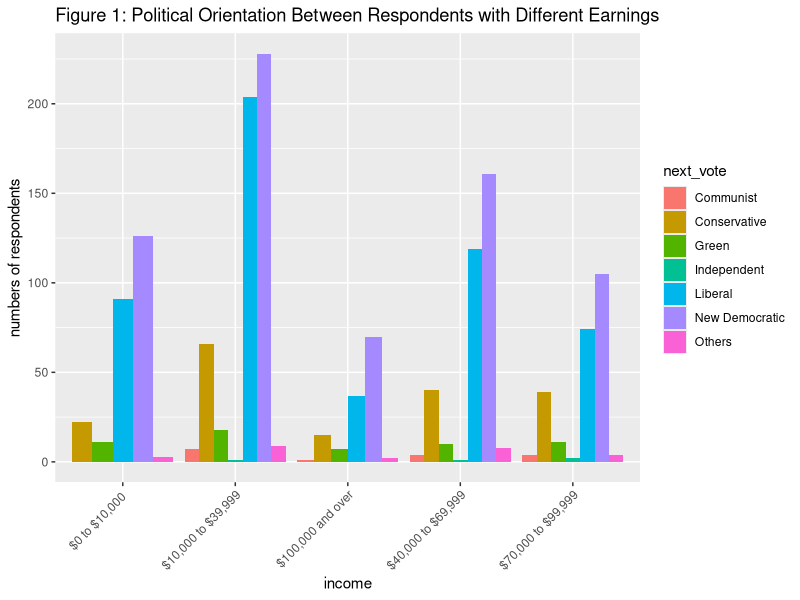
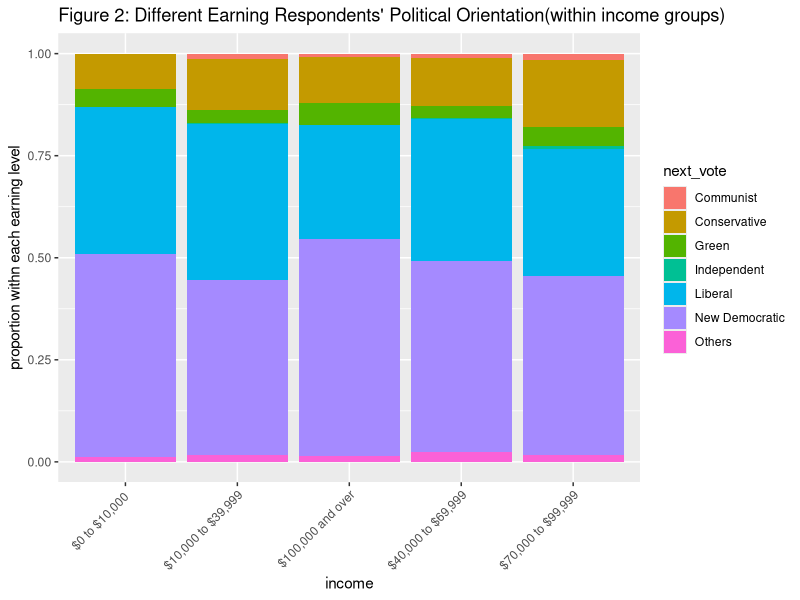
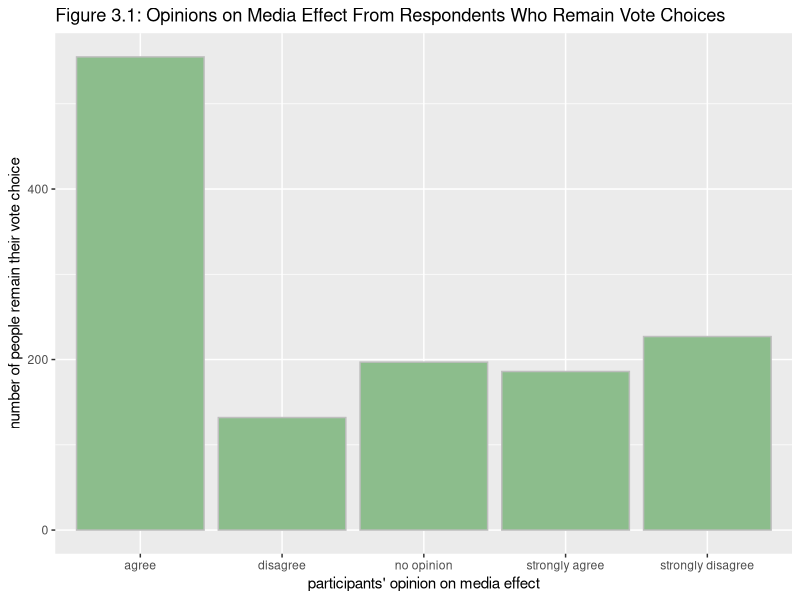
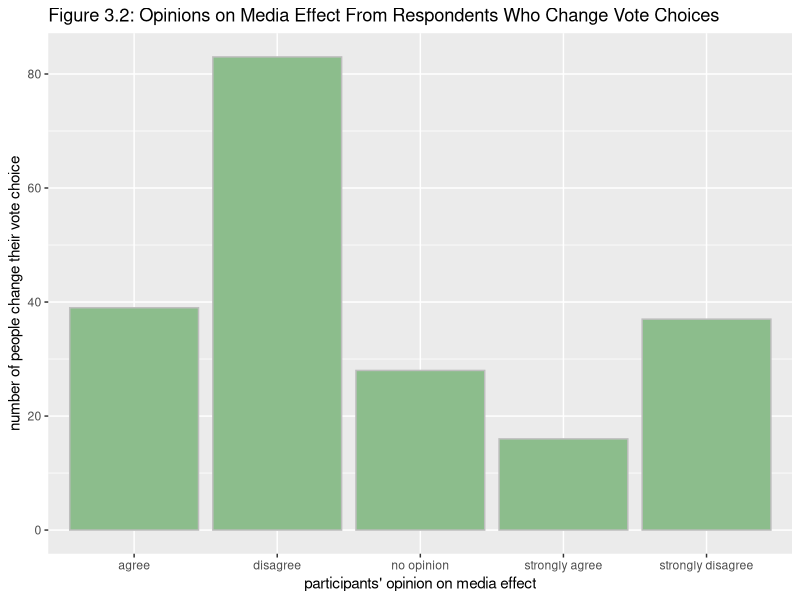
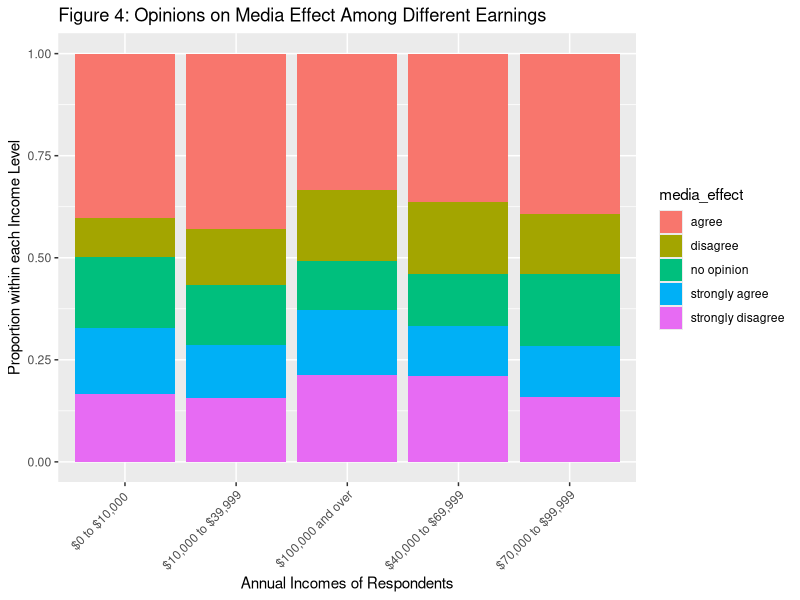
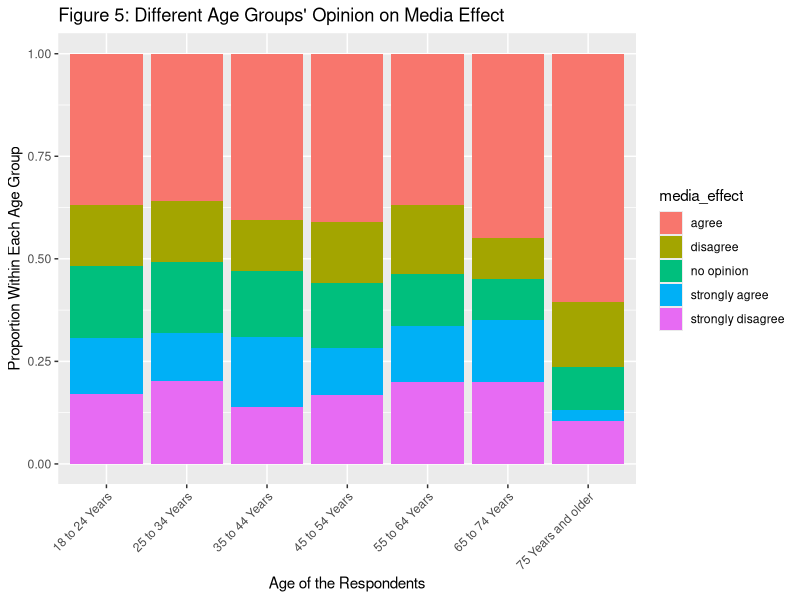
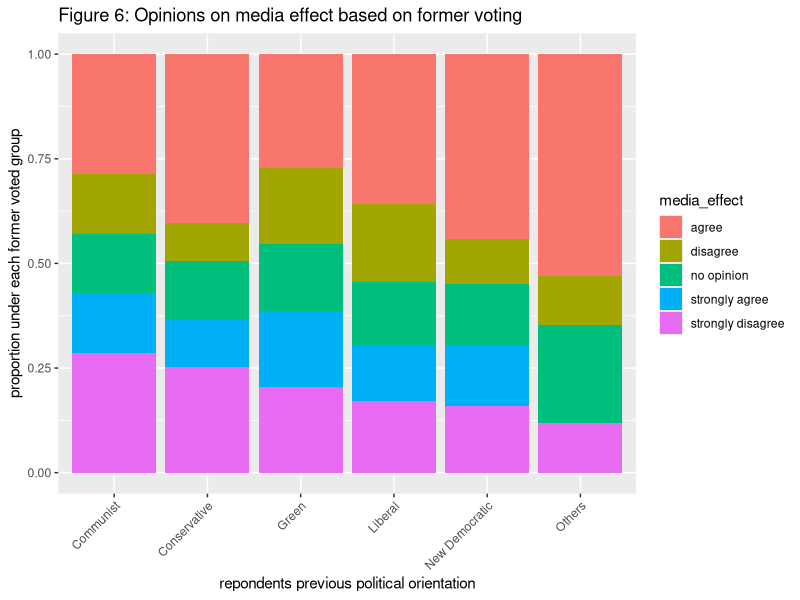
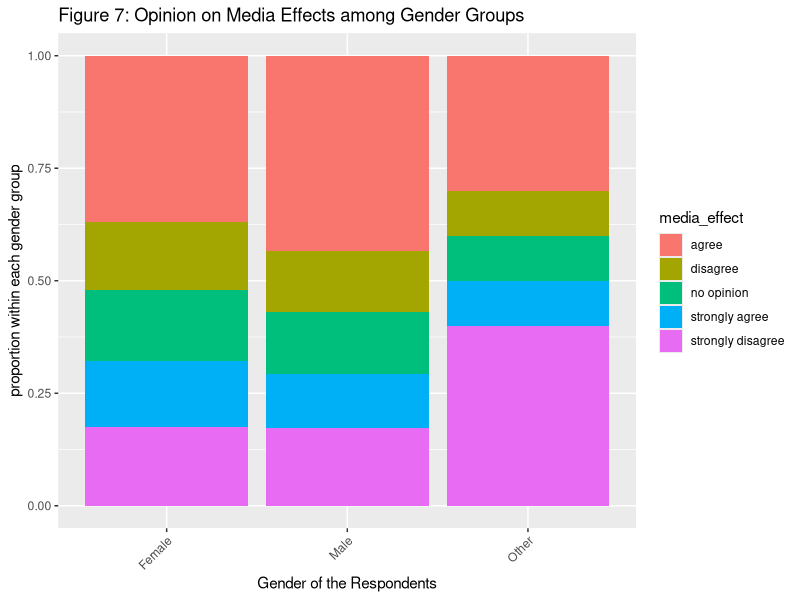

The R source for these figures, in order: (Note: this script raises an error after producing the figures.)
####################### STA304: Problem Set 2 ########################
## A Potential Solution to Gain Popularity in the Previously Swing Riding
##  - Social Media


# Below is the detail of code supporting this analysis:
### preparation
# set op or download pakages
knitr::opts_chunk$set(echo = TRUE)
library(tidyverse)
library(ggplot2)
#install.packages("ggthemes")
library(ggthemes)
# install.packages("sampling")
library(sampling)
library(dplyr)
library(tibble)
library(gridExtra)
library(knitr)

### data simulation
# set population size as 78500
N <- 78500
set.seed(1999) # set seed so that the result could be reproductible
# According to the designed survey questions, simulate dataset
#============Question 1: Simulate data for gender==============
gender_list <- c("Female","Male","Other")
gender <- sample(x=gender_list, N,replace=TRUE,prob=c(0.58,0.41,0.01))

#============Question 2: Simulate age spreads==================
age_list <- c("18 to 24 Years","25 to 34 Years","35 to 44 Years",
              "45 to 54 Years","55 to 64 Years", "65 to 74 Years",
              "75 Years and older") 
age <- sample(x=age_list, N, replace=TRUE,
              prob=c(0.12,0.18,0.2,0.18,0.21,0.09,0.02))

#============Question 3: Simulate participants' annual income===========
income_list<-c("$0 to $10,000 ","$10,000 to $39,999","$40,000 to $69,999",
               "$70,000 to $99,999","$100,000 and over")
income <- sample(x=income_list, N, replace = TRUE,
                 prob=c(0.18,0.37,0.23,0.15,0.09))

#============Question 4: Simulate participants' last votes==============
party_list <- c("New Democratic","Liberal","Communist","Independent",
                "Conservative","Green","Others")
last_voted_party <-sample(x = party_list, N, replace =TRUE,
                          prob=c(0.41,0.44,0.005,0.002,0.10,0.033,0.01))

#============Question 5: Simulate satisfaction level of the current ruling party=========
# 1-extremely unsatisfied 2-somehow unsatisfied 3-no opinion
# 4-somehow satisfied 5-exremely satisfied
satisfication_list <- c(1:5)
satisfaction <- rbinom(N, 5, 0.75)

# Generate Population Dataset
mydata <- tibble(gender, age, satisfaction, income, last_voted_party)

#============Question 6: Simulate participants' next vote=============
party_list <- c("New Democratic","Liberal","Communist","Independent",
                "Conservative","Green","Others")
mydata$next_vote <- NA # create a new variable: next_vote

# group the population by measurements' last votes
last_vote_ND <- nrow(mydata[mydata$last_voted_party=="New Democratic",])
last_vote_lib <- nrow(mydata[mydata$last_voted_party=="Liberal",])
last_vote_com <- nrow(mydata[mydata$last_voted_party=="Communist",])
last_vote_indep <- nrow(mydata[mydata$last_voted_party=="Independent",])
last_vote_conser <- nrow(mydata[mydata$last_voted_party=="Conservative",])
last_vote_green <- nrow(mydata[mydata$last_voted_party=="Green",])
last_other <- nrow(mydata[mydata$last_voted_party=="Others",])

# simulate their next votes with different probabilities
will_vote_ND <- sample(party_list, last_vote_ND, replace=TRUE,
                       prob=c(0.95,0.023,0.008,0.002,0.003,0.004,0.01))
will_vote_lib <- sample(party_list, last_vote_lib, replace=TRUE,
                        prob=c(0.14,0.77,0.005,0.002,0.04,0.033,0.01))
will_vote_com <- sample(party_list, last_vote_com, replace=TRUE,
                        prob=c(0.07,0.05,0.85,0.005,0.005,0.01,0.01))
will_vote_indep <- sample(party_list, last_vote_indep, replace=TRUE,
                          prob=c(0.004,0.009,0.005,0.96,0.01,0.002,0.01))
will_vote_conser <- sample(party_list, last_vote_conser, replace=TRUE,
                           prob=c(0.01,0.002,0.001,0.023,0.95,0.004,0.01))
will_vote_green <-sample(party_list, last_vote_green, replace=TRUE,
                         prob=c(0.139,0.04,0.004,0.002,0.005,0.8,0.01))
will_vote_other <- sample(party_list, last_other, replace=TRUE,
                          prob=c(0.1,0.038,0.005,0.002,0.10,0.03,0.86))

# simulate participants' next voting based on their votes on last election
mydata$next_vote[mydata$last_voted_party=="New Democratic"] <- will_vote_ND
mydata$next_vote[mydata$last_voted_party=="Liberal"] <- will_vote_lib
mydata$next_vote[mydata$last_voted_party=="Communist"] <- will_vote_com
mydata$next_vote[mydata$last_voted_party=="Independent"] <- will_vote_indep
mydata$next_vote[mydata$last_voted_party=="Conservative"] <- will_vote_conser
mydata$next_vote[mydata$last_voted_party=="Green"] <- will_vote_green
mydata$next_vote[mydata$last_voted_party=="Others"] <- will_vote_other

#============Question 7: Simulate the audience opinion on media effect on voting======
# set the scales according to the survey question on participants' opinion on media
media_list <- c("strongly agree","agree","no opinion","disagree","strongly disagree")
mydata <- mutate(mydata, media_effect=NA) #create a new empty variable

# record the measurements that plan to vote for different party
vote_diff <- nrow(mydata[mydata$last_voted_party!=mydata$next_vote,])
vote_same <- nrow(mydata[mydata$last_voted_party==mydata$next_vote,])

# simulate party-switching participants' opinions on media effect
agree_opinion <- sample(media_list, vote_same, replace = TRUE,
                        prob = c(0.15,0.45, 0.15, 0.1, 0.15))
disagree_opinion <- sample(media_list, vote_diff, replace = TRUE,
                           prob = c(0.05,0.2,0.15,0.45,0.15))
# frame the simulation into dataset
mydata$media_effect[mydata$last_voted_party==mydata$next_vote] <- agree_opinion
mydata$media_effect[mydata$last_voted_party!=mydata$next_vote] <- disagree_opinion

### sampling process
# perform random selection without replacement
# we set ideal sample size n as 1500
srswor_sample <- sample(1:N, 1500, replace = FALSE)
# store the sample dataset for the following analysis
mydata <- mydata %>% slice(srswor_sample)

### quantitative analysis
# simulated distribution of satisfaction data
# assuming satisfaction scores follows a binomial distribution
# binomial(N, 5, 0.75)
# ~N(5*0.75, 5*0.75*(1-0.75)) -> N(3.75, 0.9375)

n<-1500 #define the sample size
# calculate 95% confidence interval of population mean
# get sample mean and its standard deviation
summary(mydata$satisfaction)
sd(mydata$satisfaction)
# calculate the marginal error
margin_error <- qt(.95,n-1)*sd(mydata$satisfaction)/sqrt(n)
# calculate the CI
lower_bound <- mean(mydata$satisfaction) - margin_error
upper_bound <- mean(mydata$satisfaction) + margin_error
lower_bound
upper_bound
# calculate estimation of the variance of population satisfaction scores
pop_satisfaction_var <- (1-(n/N))*var(mydata$satisfaction)/n
pop_satisfaction_var

### visualizations
mydata %>%
  ggplot(aes(x=`income`,fill=`next_vote`)) +
  geom_bar(position="dodge")+
  scale_color_fivethirtyeight() +
  ylab("numbers of respondents") +
  theme(axis.text.x = element_text(angle = 45, hjust=1)) +
  ggtitle("Figure 1: Political Orientation Between Respondents with Different Earnings")

mydata %>%
  ggplot(aes(x=`income`,fill=`next_vote`)) +
  geom_bar(position="fill") +
  scale_color_fivethirtyeight() +
  theme(axis.text.x = element_text(angle = 45, hjust=1)) +
  ylab('proportion withn each earning level') +
  ggtitle("Figure 2: Different Earning Respondents' Political Orientation(within income groups)")

# want to plot the opinion on media effect of audience who plan to vote differently
# first, create new column to record differences between two votes
mydata$party_choice <-ifelse(mydata$last_voted_party == mydata$next_vote,
                             'remain', 'switch')
p1 <- mydata %>% 
  filter(party_choice=="remain") %>%
  ggplot(aes(x=media_effect, group=party_choice)) +
  geom_bar(fill='#8CBD8C',col='grey') +
  xlab("participants' opinion on media effect") +
  ylab("number of people remain their vote choice") +
  ggtitle('Figure 3.1: Opinions on Media Effect From Respondents Who Remain Vote Choices')

p2 <- mydata %>% 
  filter(party_choice !="remain") %>%
  ggplot(aes(x=media_effect, group=party_choice)) +
  geom_bar(fill='#8CBD8C',col='grey') +
  xlab("participants' opinion on media effect") +
  ylab("number of people change their vote choice") +
  ggtitle('Figure 3.2: Opinions on Media Effect From Respondents Who Change Vote Choices')

p1
p2

mydata %>%
  ggplot(aes(x=`income`,fill=`media_effect`)) +
  geom_bar(position="fill") +
  scale_color_fivethirtyeight() +
  theme(axis.text.x = element_text(angle = 45, hjust=1)) +
  ylab("Proportion within each Income Level") +
  xlab("Annual Incomes of Respondents") +
  ggtitle("Figure 4: Opinions on Media Effect Among Different Earnings")

mydata %>%
  ggplot(aes(x=`age`,fill=`media_effect`)) +
  geom_bar(position="fill") +
  scale_color_fivethirtyeight() +
  theme(axis.text.x = element_text(angle = 45, hjust=1)) +
  ylab("Proportion Within Each Age Group") +
  xlab("Age of the Respondents") +
  ggtitle("Figure 5: Different Age Groups' Opinion on Media Effect")

mydata %>%
  ggplot(aes(x=`last_voted_party`,fill=`media_effect`)) +
  geom_bar(position="fill") +
  scale_color_fivethirtyeight()+
  theme(axis.text.x = element_text(angle = 45, hjust=1)) +
  ylab("proportion under each former voted group") +
  xlab("repondents previous political orientation") +
  ggtitle("Figure 6: Opinions on media effect based on former voting")

mydata %>%
  ggplot(aes(x=`gender`,fill=`media_effect`)) +
  geom_bar(position="fill") +
  scale_color_fivethirtyeight() +
  theme(axis.text.x = element_text(angle = 45, hjust=1)) +
  ylab("proportion within each gender group") +
  xlab("Gender of the Respondents") +
  ggtitle("Figure 7: Opinion on Media Effects among Gender Groups")

# screen shots of survey
knitr::include_graphics("/Users/jingxihuang/0001.jpg")
knitr::include_graphics("/Users/jingxihuang/0002.jpg")
knitr::include_graphics("/Users/jingxihuang/0003.jpg")
knitr::include_graphics("/Users/jingxihuang/0004.jpg")
